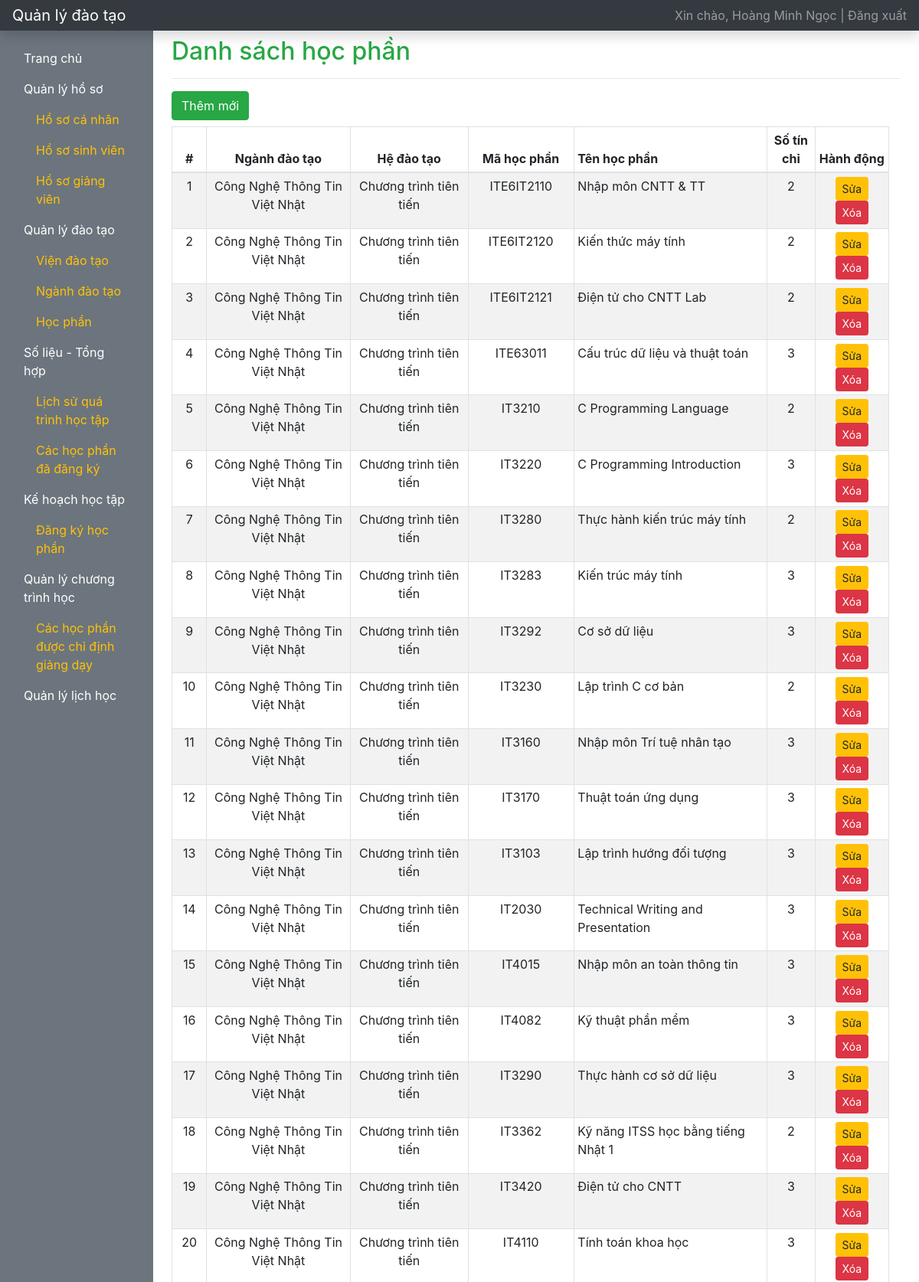
Screenshot of /index.php?r=ds-hoc-phan (signed in, upper part) with the database file from the repository.
### tables this page shows
CREATE TABLE `user` (
  `id` int(11) NOT NULL,
  `username` varchar(64) NOT NULL,
  `password` varchar(128) NOT NULL,
  `user_type` varchar(32) NOT NULL,
  `user_code` varchar(32) DEFAULT NULL,
  `fullname` varchar(128) NOT NULL,
  `dob` date NOT NULL,
  `phone_number` varchar(15) DEFAULT NULL,
  `email` varchar(64) DEFAULT NULL,
  `address` varchar(512) DEFAULT NULL,
  `status` varchar(32) NOT NULL DEFAULT 'active'
);

CREATE TABLE `subject` (
  `id` int(11) NOT NULL,
  `training_majors_code` varchar(32) NOT NULL,
  `training_system_code` varchar(32) NOT NULL,
  `subject_code` varchar(32) NOT NULL,
  `subject_name` varchar(128) NOT NULL,
  `num_of_credit` tinyint(2) NOT NULL
);

CREATE TABLE `training_majors` (
  `id` int(11) NOT NULL,
  `training_institute_code` varchar(32) NOT NULL,
  `training_system_code` varchar(32) NOT NULL,
  `training_majors_code` varchar(32) NOT NULL,
  `training_majors_name` varchar(128) NOT NULL
);

CREATE TABLE `training_system` (
  `id` int(11) NOT NULL,
  `training_system_code` varchar(32) NOT NULL,
  `training_system_name` varchar(128) NOT NULL
);

### WEB/function.php (called while the page is built, shortened)
<?php
    function getInfoLoginFromSession()
    {
        $key = 'user_login';
        if (isset($_SESSION[$key])) {
            $data = $_SESSION[$key];
            return $data;
        }
        return array();
    }
    function getFullnameUserLogin()
    {
        $info_user = getInfoLoginFromSession();
        if (empty($info_user) == false) {
            $fullname = $info_user['fullname'];
            return $fullname;
        }
        return '';
    }
?>

### WEB/database.php (called while the page is built, shortened)
<?php
    function getOne($instance_db, $sql)
    {
        $stmt = $instance_db->prepare($sql);
        $stmt->setFetchMode(PDO::FETCH_ASSOC);
        $stmt->execute();
        return $stmt->fetch();
    }
    function getAll($instance_db, $sql)
    {
        $stmt = $instance_db->prepare($sql);
        $stmt->setFetchMode(PDO::FETCH_ASSOC);
        $stmt->execute();
        $data = array();
        while ($row = $stmt->fetch()) {
            $data[] = $row;
        }
        return $data;
    }
    function getInfoLogin($instance_db, $username, $password)
    {
        $sql = "SELECT * FROM USER WHERE USERNAME = '{$username}' AND PASSWORD = '{$password}'";
        return getOne($instance_db, $sql);
    }
?>

### WEB/ds-hoc-phan.php (the view, shortened to what this page needs)
<?php
    $sql = "SELECT * FROM SUBJECT AS S INNER JOIN TRAINING_MAJORS AS TM ON S.TRAINING_MAJORS_CODE = TM.TRAINING_MAJORS_CODE INNER JOIN TRAINING_SYSTEM AS TS " .
           "ON TM.TRAINING_SYSTEM_CODE = TS.TRAINING_SYSTEM_CODE";
    $list_subject = getAll($connect, $sql);
?>
<h2 class=" mt-2 text-success">Danh sách học phần</h2>
<hr>
<a href="" class="btn btn-success">Thêm mới</a>
<div class="container-fluid">
    <div class="row">
        <div class="col-sm-12 pl-0">
            <div class="table-responsive mt-2">
                <table class="table table-striped table-sm table-bordered table-hover">
                    <thead>
                    <tr>
                        <th class="text-center" style="width: 1%;">#</th>
                        <th class="text-center" style="width: 8%;">Ngành đào tạo</th>
                        <th class="text-center" style="width: 6%;">Hệ đào tạo</th>
                        <th class="text-center" style="width: 3%;">Mã học phần</th>
                        <th style="width: 10%;">Tên học phần</th>
                        <th class="text-center" style="width: 2%;">Số tín chỉ</th>
                        <th class="text-center" style="width: 3%;">Hành động</th>
                    </tr>
                    </thead>
                    <tbody>
                    <?php
                    $stt = 1;
                    foreach ($list_subject as $item) {
                        ?>
                        <tr>
                            <td class="text-center"><?= $stt?></td>
                            <td class="text-center"><?= $item['training_majors_name']?></td>
                            <td class="text-center"><?= $item['training_system_name']?></td>
                            <td class="text-center"><?= $item['subject_code']?></td>
                            <td><?= $item['subject_name']?></td>
                            <td class="text-center"><?= $item['num_of_credit']?></td>
                            <td class="text-center">
                                <a href="" class="btn btn-sm btn-warning">Sửa</a>
                                <a href="" class="btn btn-sm btn-danger">Xóa</a>
                            </td>
                        </tr>
                    <?php
                        $stt++;
                    }
                    ?>
                    </tbody>
                </table>
            </div>
        </div>
    </div>
</div>

### WEB/layouts/topbar.php
<nav class="navbar navbar-dark sticky-top bg-dark flex-md-nowrap p-0 shadow">
    <a class="navbar-brand col-md-3 col-lg-2 mr-0 px-3" href="?r=trang-chu">Quản lý đào tạo</a>
    <ul class="navbar-nav px-3">
        <li class="nav-item text-nowrap">
            <a class="nav-link" href="dang-xuat.php">Xin chào, <?= getFullnameUserLogin()?> | Đăng xuất</a>
        </li>
    </ul>
</nav>

### rows the page displays
user: fullname "Hoàng Minh Ngọc"
subject: training_majors.training_majors_name "Công Nghệ Thông Tin Việt Nhật", training_system.training_system_name "Chương trình tiên tiến", subject_code "ITE6IT2110", subject_name "Nhập môn CNTT & TT", num_of_credit "2"
subject: training_majors.training_majors_name "Công Nghệ Thông Tin Việt Nhật", training_system.training_system_name "Chương trình tiên tiến", subject_code "ITE6IT2120", subject_name "Kiến thức máy tính", num_of_credit "2"
subject: training_majors.training_majors_name "Công Nghệ Thông Tin Việt Nhật", training_system.training_system_name "Chương trình tiên tiến", subject_code "ITE6IT2121", subject_name "Điện tử cho CNTT Lab", num_of_credit "2"
subject: training_majors.training_majors_name "Công Nghệ Thông Tin Việt Nhật", training_system.training_system_name "Chương trình tiên tiến", subject_code "ITE63011", subject_name "Cấu trúc dữ liệu và thuật toán", num_of_credit "3"
subject: training_majors.training_majors_name "Công Nghệ Thông Tin Việt Nhật", training_system.training_system_name "Chương trình tiên tiến", subject_code "IT3210", subject_name "C Programming Language", num_of_credit "2"
subject: training_majors.training_majors_name "Công Nghệ Thông Tin Việt Nhật", training_system.training_system_name "Chương trình tiên tiến", subject_code "IT3220", subject_name "C Programming Introduction", num_of_credit "3"
subject: training_majors.training_majors_name "Công Nghệ Thông Tin Việt Nhật", training_system.training_system_name "Chương trình tiên tiến", subject_code "IT3280", subject_name "Thực hành kiến trúc máy tính", num_of_credit "2"
subject: training_majors.training_majors_name "Công Nghệ Thông Tin Việt Nhật", training_system.training_system_name "Chương trình tiên tiến", subject_code "IT3283", subject_name "Kiến trúc máy tính", num_of_credit "3"
subject: training_majors.training_majors_name "Công Nghệ Thông Tin Việt Nhật", training_system.training_system_name "Chương trình tiên tiến", subject_code "IT3292", subject_name "Cơ sở dữ liệu", num_of_credit "3"
subject: training_majors.training_majors_name "Công Nghệ Thông Tin Việt Nhật", training_system.training_system_name "Chương trình tiên tiến", subject_code "IT3230", subject_name "Lập trình C cơ bản", num_of_credit "2"
subject: training_majors.training_majors_name "Công Nghệ Thông Tin Việt Nhật", training_system.training_system_name "Chương trình tiên tiến", subject_code "IT3160", subject_name "Nhập môn Trí tuệ nhân tạo", num_of_credit "3"
subject: training_majors.training_majors_name "Công Nghệ Thông Tin Việt Nhật", training_system.training_system_name "Chương trình tiên tiến", subject_code "IT3170", subject_name "Thuật toán ứng dụng", num_of_credit "3"
subject: training_majors.training_majors_name "Công Nghệ Thông Tin Việt Nhật", training_system.training_system_name "Chương trình tiên tiến", subject_code "IT3103", subject_name "Lập trình hướng đối tượng", num_of_credit "3"
subject: training_majors.training_majors_name "Công Nghệ Thông Tin Việt Nhật", training_system.training_system_name "Chương trình tiên tiến", subject_code "IT2030", subject_name "Technical Writing and Presentation", num_of_credit "3"
subject: training_majors.training_majors_name "Công Nghệ Thông Tin Việt Nhật", training_system.training_system_name "Chương trình tiên tiến", subject_code "IT4015", subject_name "Nhập môn an toàn thông tin", num_of_credit "3"
subject: training_majors.training_majors_name "Công Nghệ Thông Tin Việt Nhật", training_system.training_system_name "Chương trình tiên tiến", subject_code "IT4082", subject_name "Kỹ thuật phần mềm", num_of_credit "3"
subject: training_majors.training_majors_name "Công Nghệ Thông Tin Việt Nhật", training_system.training_system_name "Chương trình tiên tiến", subject_code "IT3290", subject_name "Thực hành cơ sở dữ liệu", num_of_credit "3"
subject: training_majors.training_majors_name "Công Nghệ Thông Tin Việt Nhật", training_system.training_system_name "Chương trình tiên tiến", subject_code "IT3362", subject_name "Kỹ năng ITSS học bằng tiếng Nhật 1", num_of_credit "2"
subject: training_majors.training_majors_name "Công Nghệ Thông Tin Việt Nhật", training_system.training_system_name "Chương trình tiên tiến", subject_code "IT3420", subject_name "Điện tử cho CNTT", num_of_credit "3"
subject: training_majors.training_majors_name "Công Nghệ Thông Tin Việt Nhật", training_system.training_system_name "Chương trình tiên tiến", subject_code "IT4110", subject_name "Tính toán khoa học", num_of_credit "3"
